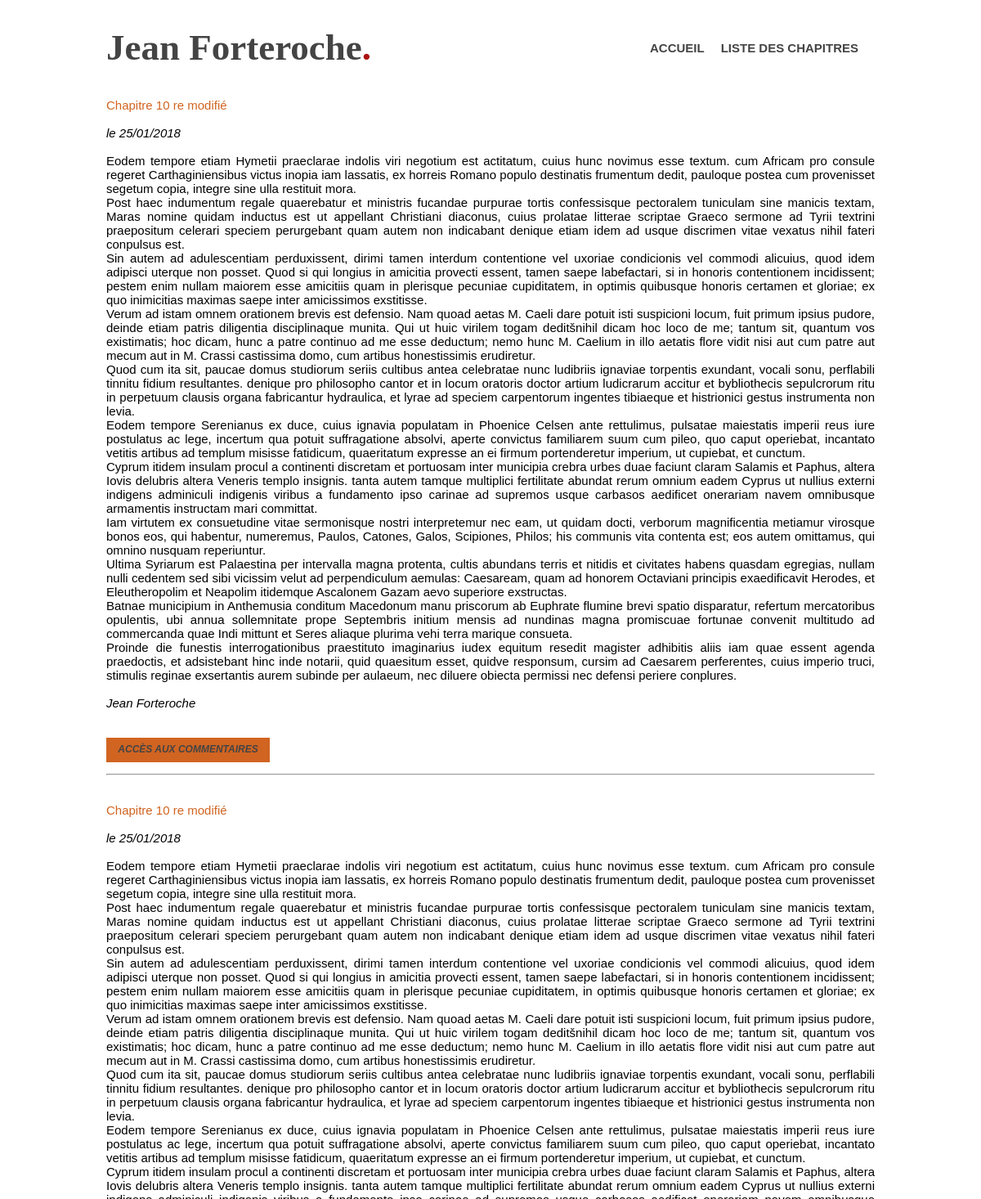
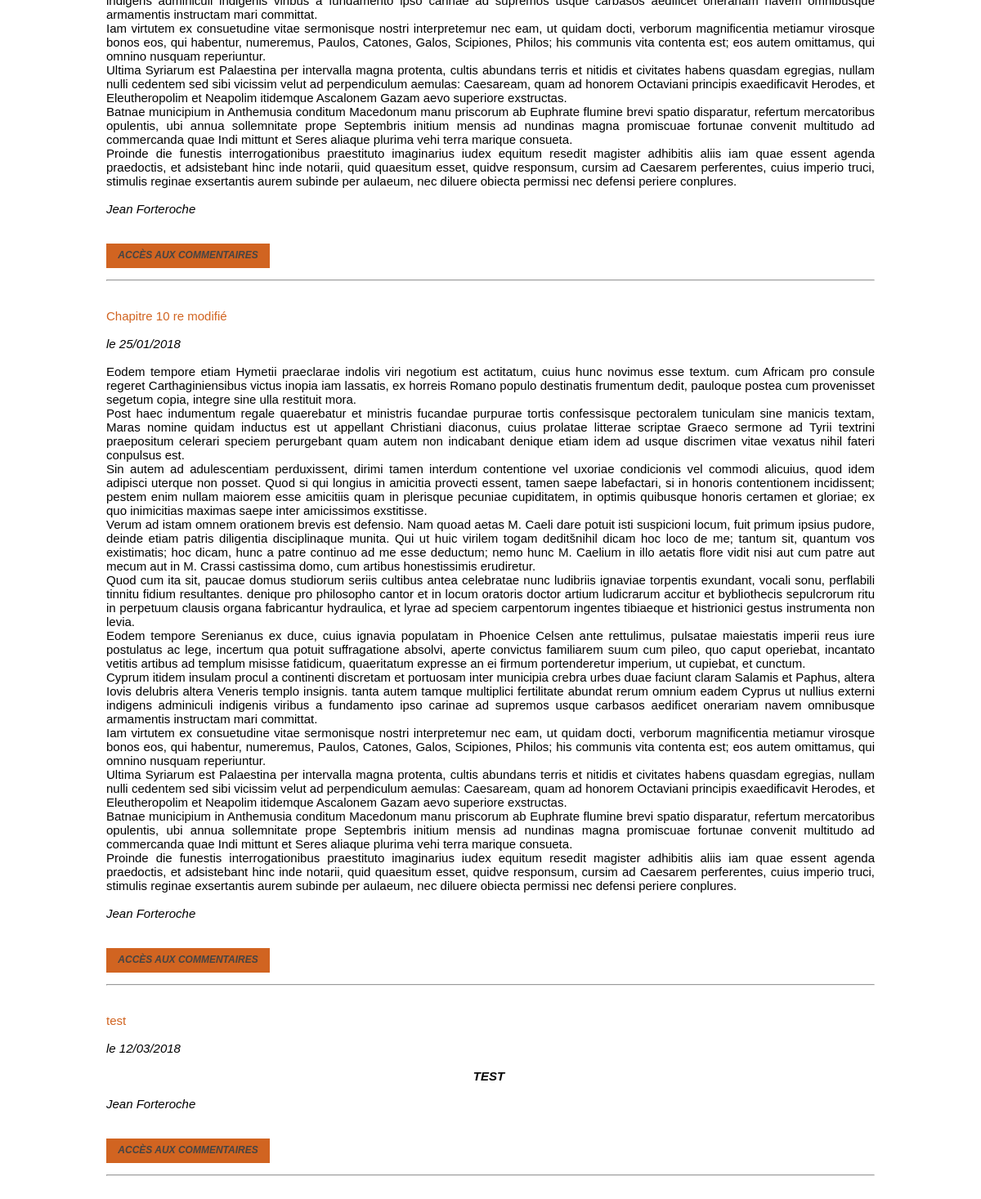
/index.php?action=listPosts, run on the app's committed database (2 pictures, top to bottom).
### tables this page shows
CREATE TABLE IF NOT EXISTS `chapters` (
  `id` int(11) NOT NULL AUTO_INCREMENT,
  `title` varchar(255) NOT NULL,
  `author` varchar(255) NOT NULL,
  `content` text NOT NULL,
  `date_created` date NOT NULL,
  PRIMARY KEY (`id`)
);

### application/frontend/Controller/frontend.php (called while the page is built, shortened)
<?php
require_once ("application/frontend/model/PostManager.php");
function listPosts()
{
    $postManager = new PostManager();
    $posts=$postManager->getPosts();
    require('application/frontend/view/frontend/listPostView.php');
}

### application/frontend/model/PostManager.php (called while the page is built, shortened)
<?php
class PostManager extends Database {
	public function getPosts()
	{
		$db = $this->dbconnect();
		$req = $db->query('SELECT id, title, author, content, DATE_FORMAT(date_created, \'%d/%m/%Y\') AS date_created_fr FROM chapters ORDER BY id ASC');
		return $req;
	}
}

### application/frontend/view/frontend/listPostView.php (the view, shortened to what this page needs)
<!doctype html>
<html>
<head>
    <link href="public/css/StyleHome.css" rel="stylesheet">
</head>
<header>
    <div class="wrapper">
        <h1>Jean Forteroche<span class="orange">.</span><br></h1>
        <nav>
            <ul>
                <li><a href="index.php">accueil</a></li>
                <li><a href="index.php?action=listPosts">liste des chapitres</a></li>
            </ul>
        </nav>
    </div>
</header>
<?php
        while ($data = $posts->fetch())
        {
        ?>
<div class="wrapper">
        <div class="Chapter-number">
            <div class="chapter-title">
                <?= htmlspecialchars($data['title']); ?><br/><br/>
            </div>
            <em>le <?=$data['date_created_fr']; ?></em><br/><br/>
            <p>
            <?= nl2br($data['content']);?>
                <br/>
            <em><?= nl2br(htmlspecialchars($data['author']));?></em>
                <br/> <br/> <br/>
             <div class="comments">
                        <em><a href="index.php?action=post&amp;id=<?=$data['id'] ?>">Accès aux Commentaires</a></em> <br/>
            </div><hr><br/><br/>
            </p>
        </div>
</div>
        <?php
        }
        ?>
<?php $content = ob_get_clean();?>
<?php require('template.php');?>

### index.php (shortened to what this page needs)
<?php
require('application/frontend/controller/frontend.php');
try {
	if (!isset($_GET['action'])) {
		homePage();
	}
	else {
		if ($_GET['action'] == 'listPosts') {
			listPosts();
		} elseif ($_GET['action'] == 'post') {
			if (isset($_GET['id']) && $_GET['id'] > 0) {
				post();
			} else {
				throw new Exception('aucun identifiant de billet envoyé, il s\'agit)  d\'une erreur');
			}
		} elseif ($_GET['action'] == 'flag' && ($_GET['id'] > 0)) {
			flag($_GET['id']);
		}
	}
}
catch(Exception $e) {
	echo 'Erreur : ' . $e->getMessage();
}

### application/frontend/view/frontend/template.php
<html>
        <body>
            <?= $content ?>
        </body>
</html>

### public/css/StyleHome.css (style rules this page uses)
* { margin:0; padding:0; }
a { text-decoration: none; color:#444; }
.comments { display: block; background-color: #D16421 ; color:white; font-weight:bold; height:30px; line-height:29px; margin-bottom:14px; width: 200px; text-decoration:none; text-align:center ; font-size: 0.8em; text-transform: uppercase; }
.wrapper { width: 940px; margin:0 auto; padding: 0 50px; text-align: justify; }
.Chapter-title { text-align: justify; color:#D16421; }
ul { list-style-type: none; }
body { font-family: Arial, sans-serif; font-size: 15px; }
h1 { font-family:'Crete Round', serif; font-size :45px; color:#444; }
.orange { color: #AB1311; }
header { height:120px; }
header h1 { float: left; margin-top: 32px; }
header nav { float: right; margin-top: 50px; }
header nav ul li { display: inline-block; float: left; }
header nav ul li a { text-transform: uppercase; font-weight: bold; margin-right: 20px; }

### data on the page
chapters: title "Chapitre 10 re modifié", date_created_fr "25/01/2018", content "Eodem tempore etiam Hymetii praeclarae indolis viri negotium est actitatum, cuius hunc novimus esse textum. cum Africam pro consule regeret Carthaginiensibus victus inopia iam lassatis, ex horreis Romano populo destinatis frumentum dedit, pauloque postea cum provenisset segetum copia, integre sine ulla restituit mora. Post haec indumentum regale quaerebatur et ministris fucandae purpurae tortis confessisque pectoralem tuniculam sine manicis textam, Maras nomine quidam inductus est ut appellant Christiani diaconus, cuius prolatae litterae scriptae Graeco sermone ad Tyrii textrini praepositum celerari speciem perurgebant quam autem non indicabant denique etiam idem ad usque discrimen vitae…", author "Jean Forteroche"
chapters: title "Chapitre 10 re modifié", date_created_fr "25/01/2018", content "Eodem tempore etiam Hymetii praeclarae indolis viri negotium est actitatum, cuius hunc novimus esse textum. cum Africam pro consule regeret Carthaginiensibus victus inopia iam lassatis, ex horreis Romano populo destinatis frumentum dedit, pauloque postea cum provenisset segetum copia, integre sine ulla restituit mora. Post haec indumentum regale quaerebatur et ministris fucandae purpurae tortis confessisque pectoralem tuniculam sine manicis textam, Maras nomine quidam inductus est ut appellant Christiani diaconus, cuius prolatae litterae scriptae Graeco sermone ad Tyrii textrini praepositum celerari speciem perurgebant quam autem non indicabant denique etiam idem ad usque discrimen vitae…", author "Jean Forteroche"
chapters: title "Chapitre 10 re modifié", date_created_fr "25/01/2018", content "Eodem tempore etiam Hymetii praeclarae indolis viri negotium est actitatum, cuius hunc novimus esse textum. cum Africam pro consule regeret Carthaginiensibus victus inopia iam lassatis, ex horreis Romano populo destinatis frumentum dedit, pauloque postea cum provenisset segetum copia, integre sine ulla restituit mora. Post haec indumentum regale quaerebatur et ministris fucandae purpurae tortis confessisque pectoralem tuniculam sine manicis textam, Maras nomine quidam inductus est ut appellant Christiani diaconus, cuius prolatae litterae scriptae Graeco sermone ad Tyrii textrini praepositum celerari speciem perurgebant quam autem non indicabant denique etiam idem ad usque discrimen vitae…", author "Jean Forteroche"
chapters: title "test", date_created_fr "12/03/2018", content "TEST", author "Jean Forteroche"
